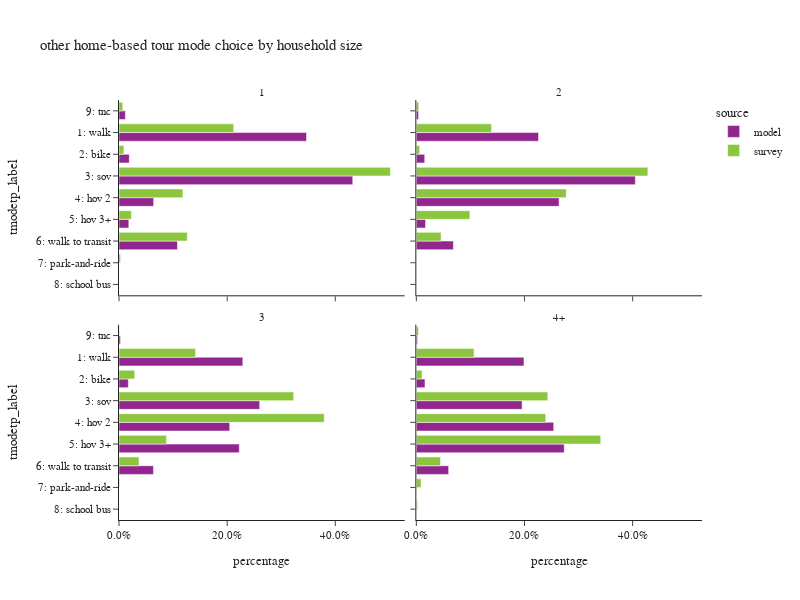

Write notebook code for a chart like this one.
### Code cell
plot_mode_choice(hb_tour,"hhsize_4+",
                 {"hhsize_4+":["1","2","3","4+"],
                  "tmodetp_label":["1: walk","2: bike","3: sov","4: hov 2","5: hov 3+","6: walk to transit",
                                   "7: park-and-ride","8: school bus","9: other–survey only"]},
                 "household size",2,600)

### Figure 1 — Plotly figure (JSON) as saved in the notebook; plotly's stock layout.template omitted (floating-point values rounded to 4 significant figures)
{"data": [{"alignmentgroup": "True", "customdata": [[237939], [13036], [296648], [43985], [12454], [74183], [8085]], "hovertemplate": "source=model<br>hhsize_4+=1<br>percentage=%{x}<br>tmodetp_label=%{y}<br>sample count=%{customdata[0]}<extra></extra>", "legendgroup": "model", "marker": {"color": "#91268F", "pattern": {"shape": ""}}, "name": "model", "offsetgroup": "model", "orientation": "h", "showlegend": true, "textposition": "auto", "type": "bar", "x": [0.3467, 0.01899, 0.4322, 0.06409, 0.01815, 0.1081, 0.01178], "xaxis": "x3", "y": ["1: walk", "2: bike", "3: sov", "4: hov 2", "5: hov 3+", "6: walk to transit", "9: tnc"], "yaxis": "y3"}, {"alignmentgroup": "True", "customdata": [[386], [40], [486], [84], [28], [128], [4], [11]], "hovertemplate": "source=survey<br>hhsize_4+=1<br>percentage=%{x}<br>tmodetp_label=%{y}<br>sample count=%{customdata[0]}<extra></extra>", "legendgroup": "survey", "marker": {"color": "#8CC63E", "pattern": {"shape": ""}}, "name": "survey", "offsetgroup": "survey", "orientation": "h", "showlegend": true, "textposition": "auto", "type": "bar", "x": [0.2121, 0.009052, 0.5018, 0.1182, 0.02295, 0.1262, 0.002856, 0.0069], "xaxis": "x3", "y": ["1: walk", "2: bike", "3: sov", "4: hov 2", "5: hov 3+", "6: walk to transit", "7: park-and-ride", "9: tnc"], "yaxis": "y3"}, {"alignmentgroup": "True", "customdata": [[298111], [20472], [534338], [348269], [22429], [90389], [5445]], "hovertemplate": "source=model<br>hhsize_4+=2<br>percentage=%{x}<br>tmodetp_label=%{y}<br>sample count=%{customdata[0]}<extra></extra>", "legendgroup": "model", "marker": {"color": "#91268F", "pattern": {"shape": ""}}, "name": "model", "offsetgroup": "model", "orientation": "h", "showlegend": false, "textposition": "auto", "type": "bar", "x": [0.2259, 0.01552, 0.405, 0.2639, 0.017, 0.0685, 0.004127], "xaxis": "x4", "y": ["1: walk", "2: bike", "3: sov", "4: hov 2", "5: hov 3+", "6: walk to transit", "9: tnc"], "yaxis": "y4"}, {"alignmentgroup": "True", "customdata": [[405], [39], [601], [504], [116], [53], [4], [1], [9]], "hovertemplate": "source=survey<br>hhsize_4+=2<br>percentage=%{x}<br>tmodetp_label=%{y}<br>sample count=%{customdata[0]}<extra></extra>", "legendgroup": "survey", "marker": {"color": "#8CC63E", "pattern": {"shape": ""}}, "name": "survey", "offsetgroup": "survey", "orientation": "h", "showlegend": false, "textposition": "auto", "type": "bar", "x": [0.139, 0.00607, 0.4282, 0.2772, 0.09902, 0.04573, 0.0002536, 4.162e-05, 0.004472], "xaxis": "x4", "y": ["1: walk", "2: bike", "3: sov", "4: hov 2", "5: hov 3+", "6: walk to transit", "7: park-and-ride", "8: school bus", "9: tnc"], "yaxis": "y4"}, {"alignmentgroup": "True", "customdata": [[157016], [11849], [178356], [140386], [152533], [43685], [1888]], "hovertemplate": "source=model<br>hhsize_4+=3<br>percentage=%{x}<br>tmodetp_label=%{y}<br>sample count=%{customdata[0]}<extra></extra>", "legendgroup": "model", "marker": {"color": "#91268F", "pattern": {"shape": ""}}, "name": "model", "offsetgroup": "model", "orientation": "h", "showlegend": false, "textposition": "auto", "type": "bar", "x": [0.229, 0.01728, 0.2601, 0.2047, 0.2224, 0.06371, 0.002753], "xaxis": "x", "y": ["1: walk", "2: bike", "3: sov", "4: hov 2", "5: hov 3+", "6: walk to transit", "9: tnc"], "yaxis": "y"}, {"alignmentgroup": "True", "customdata": [[89], [19], [160], [152], [90], [10], [4], [2]], "hovertemplate": "source=survey<br>hhsize_4+=3<br>percentage=%{x}<br>tmodetp_label=%{y}<br>sample count=%{customdata[0]}<extra></extra>", "legendgroup": "survey", "marker": {"color": "#8CC63E", "pattern": {"shape": ""}}, "name": "survey", "offsetgroup": "survey", "orientation": "h", "showlegend": false, "textposition": "auto", "type": "bar", "x": [0.1416, 0.02906, 0.323, 0.3795, 0.08789, 0.03694, 0.001255, 0.0007844], "xaxis": "x", "y": ["1: walk", "2: bike", "3: sov", "4: hov 2", "5: hov 3+", "6: walk to transit", "7: park-and-ride", "9: tnc"], "yaxis": "y"}, {"alignmentgroup": "True", "customdata": [[254145], [20392], [249769], [324476], [349301], [76311], [2713]], "hovertemplate": "source=model<br>hhsize_4+=4+<br>percentage=%{x}<br>tmodetp_label=%{y}<br>sample count=%{customdata[0]}<extra></extra>", "legendgroup": "model", "marker": {"color": "#91268F", "pattern": {"shape": ""}}, "name": "model", "offsetgroup": "model", "orientation": "h", "showlegend": false, "textposition": "auto", "type": "bar", "x": [0.199, 0.01597, 0.1956, 0.2541, 0.2735, 0.05975, 0.002124], "xaxis": "x2", "y": ["1: walk", "2: bike", "3: sov", "4: hov 2", "5: hov 3+", "6: walk to transit", "9: tnc"], "yaxis": "y2"}, {"alignmentgroup": "True", "customdata": [[84], [10], [149], [132], [321], [15], [4], [4], [2]], "hovertemplate": "source=survey<br>hhsize_4+=4+<br>percentage=%{x}<br>tmodetp_label=%{y}<br>sample count=%{customdata[0]}<extra></extra>", "legendgroup": "survey", "marker": {"color": "#8CC63E", "pattern": {"shape": ""}}, "name": "survey", "offsetgroup": "survey", "orientation": "h", "showlegend": false, "textposition": "auto", "type": "bar", "x": [0.1067, 0.01055, 0.2431, 0.2392, 0.341, 0.04473, 0.008733, 0.002014, 0.00406], "xaxis": "x2", "y": ["1: walk", "2: bike", "3: sov", "4: hov 2", "5: hov 3+", "6: walk to transit", "7: park-and-ride", "8: school bus", "9: tnc"], "yaxis": "y2"}], "layout": {"annotations": [{"font": {}, "showarrow": false, "text": "3", "x": 0.245, "xanchor": "center", "xref": "paper", "y": 0.465, "yanchor": "bottom", "yref": "paper"}, {"font": {}, "showarrow": false, "text": "4+", "x": 0.755, "xanchor": "center", "xref": "paper", "y": 0.465, "yanchor": "bottom", "yref": "paper"}, {"font": {}, "showarrow": false, "text": "1", "x": 0.245, "xanchor": "center", "xref": "paper", "y": 1.0, "yanchor": "bottom", "yref": "paper"}, {"font": {}, "showarrow": false, "text": "2", "x": 0.755, "xanchor": "center", "xref": "paper", "y": 1.0, "yanchor": "bottom", "yref": "paper"}], "barmode": "group", "height": 600, "legend": {"title": {"text": "source"}, "tracegroupgap": 0}, "title": {"text": "other home-based tour mode choice by household size"}, "width": 800, "xaxis": {"anchor": "y", "domain": [0.0, 0.49], "tickformat": ".1%", "title": {"text": "percentage"}}, "xaxis2": {"anchor": "y2", "domain": [0.51, 1.0], "matches": "x", "tickformat": ".1%", "title": {"text": "percentage"}}, "xaxis3": {"anchor": "y3", "domain": [0.0, 0.49], "matches": "x", "showticklabels": false, "tickformat": ".1%"}, "xaxis4": {"anchor": "y4", "domain": [0.51, 1.0], "matches": "x", "showticklabels": false, "tickformat": ".1%"}, "yaxis": {"anchor": "x", "categoryarray": ["9: other–survey only", "8: school bus", "7: park-and-ride", "6: walk to transit", "5: hov 3+", "4: hov 2", "3: sov", "2: bike", "1: walk"], "categoryorder": "array", "domain": [0.0, 0.465], "title": {"text": "tmodetp_label"}}, "yaxis2": {"anchor": "x2", "domain": [0.0, 0.465], "matches": "y", "showticklabels": false}, "yaxis3": {"anchor": "x3", "categoryarray": ["9: other–survey only", "8: school bus", "7: park-and-ride", "6: walk to transit", "5: hov 3+", "4: hov 2", "3: sov", "2: bike", "1: walk"], "categoryorder": "array", "domain": [0.535, 1.0], "matches": "y", "title": {"text": "tmodetp_label"}}, "yaxis4": {"anchor": "x4", "domain": [0.535, 1.0], "matches": "y", "showticklabels": false}}}
